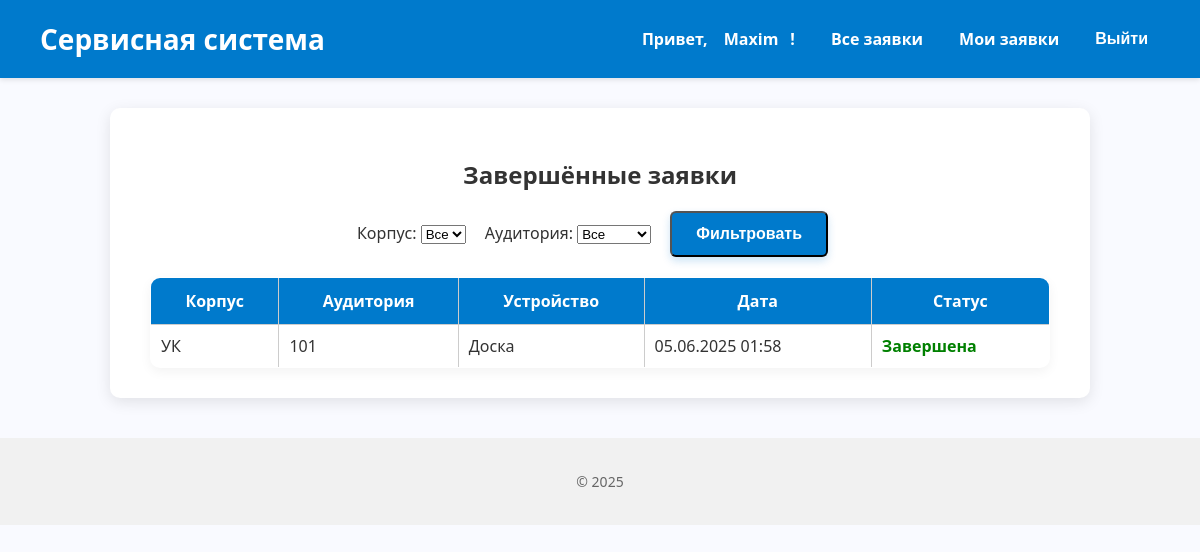
Screenshot of /completed-requests/ (signed in) with the database file from the repository.
### core/models.py (models this page shows, shortened)
class User(AbstractUser):
    ROLE_CHOICES = [
        ('admin', 'Администратор'),
        ('engineer', 'Инженер'),
        ('teacher', 'Преподаватель'),
    ]
    role = models.CharField(max_length=20, choices=ROLE_CHOICES, blank=True, null=True)

class ServiceRequest(models.Model):
    device = models.ForeignKey(Device, on_delete=models.CASCADE, related_name='service_requests', verbose_name="Устройство")
    created_by = models.ForeignKey(
        settings.AUTH_USER_MODEL, on_delete=models.SET_NULL,
        null=True, related_name='requests_created', verbose_name="Создал"
    )
    assigned_engineer = models.ForeignKey(
        settings.AUTH_USER_MODEL, on_delete=models.SET_NULL,
        null=True, blank=True, related_name='assigned_requests', verbose_name="Инженер"
    )
    created_at = models.DateTimeField("Дата создания", auto_now_add=True)
    description = models.TextField("Описание проблемы")
    is_completed = models.BooleanField("Завершено", default=False)
    requires_replacement = models.BooleanField("Требуется замена", default=False)
    is_paused = models.BooleanField("Приостановлена (ожидание замены)", default=False)
    replacement_requested = models.BooleanField("Запрос на замену оборудования", default=False)
    class Meta:
        verbose_name = "Заявка на обслуживание"
        verbose_name_plural = "Заявки на обслуживание"
    @property
    def status(self):
        if self.is_completed:
            return "Завершена"
        if self.is_paused:
            return "Приостановлена (ожидание замены)"
        return "В процессе"

class Device(models.Model):
    cabinet = models.ForeignKey(Cabinet, on_delete=models.CASCADE, related_name='devices', verbose_name="Кабинет")
    name = models.CharField("Название устройства", max_length=100)
    serial_number = models.CharField("Серийный номер", max_length=100, unique=True)
    purchase_date = models.DateField("Дата покупки")
    cost = models.DecimalField("Стоимость", max_digits=10, decimal_places=2)
    class Meta:
        verbose_name = "Устройство"
        verbose_name_plural = "Устройства"

class Cabinet(models.Model):
    number = models.CharField("Номер кабинета", max_length=10)
    building = models.CharField("Корпус", max_length=50)
    class Meta:
        verbose_name = "Кабинет"
        verbose_name_plural = "Кабинеты"

### core/views.py (the view)
# urls.py: path('completed-requests/', views.completed_requests, name='completed_requests'),
@login_required
@engineer_required
def completed_requests(request):
    qs = ServiceRequest.objects.filter(
        is_completed=True
    ).select_related('device__cabinet').order_by('-created_at')
    building = request.GET.get('building')
    cabinet_id = request.GET.get('cabinet')
    if building:
        qs = qs.filter(device__cabinet__building=building)
    if cabinet_id:
        qs = qs.filter(device__cabinet__id=cabinet_id)
    buildings = Cabinet.objects.values_list('building', flat=True).distinct()
    cabinets = Cabinet.objects.all()
    return render(request, 'engineer/completed_requests.html', {
        'requests': qs,
        'buildings': buildings,
        'cabinets': cabinets,
        'selected_building': building,
        'selected_cabinet': cabinet_id,
        'title': 'Завершённые заявки',
    })

### core/templates/engineer/completed_requests.html (shortened to what this page needs)
{% extends 'base.html' %}
{% block content %}
<h2 style="text-align: center;">{% if title %}{{ title }}{% else %}Заявки{% endif %}</h2>
<form method="get" class="action-buttons" style="margin-bottom: 20px;">
  <label>
    Корпус:
    <select name="building">
      <option value="">Все</option>
    </select>
  </label>
  <label style="margin-left: 15px;">
    Аудитория:
    <select name="cabinet">
      <option value="">Все</option>
    </select>
  </label>
  <button type="submit" class="btn" style="margin-left: 15px;">Фильтровать</button>
</form>
{% if requests %}
  <table style="width: 100%; border-collapse: collapse; border: 1px solid #ccc; border-radius: 10px; overflow: hidden; box-shadow: 0 4px 12px rgba(0,0,0,0.05);">
    <thead>
      <tr style="background-color: #007acc; color: white;">
        <th style="padding: 12px; border: 1px solid #ccc;">Корпус</th>
        <th style="padding: 12px; border: 1px solid #ccc;">Аудитория</th>
        <th style="padding: 12px; border: 1px solid #ccc;">Устройство</th>
        <th style="padding: 12px; border: 1px solid #ccc;">Дата</th>
        <th style="padding: 12px; border: 1px solid #ccc;">Статус</th>
      </tr>
    </thead>
    <tbody>
      {% for req in requests %}
        <tr style="background-color: white;">
          <td style="padding: 10px; border: 1px solid #ccc;">{{ req.device.cabinet.building }}</td>
          <td style="padding: 10px; border: 1px solid #ccc;">{{ req.device.cabinet.number }}</td>
          <td style="padding: 10px; border: 1px solid #ccc;">{{ req.device.name }}</td>
          <td style="padding: 10px; border: 1px solid #ccc;">{{ req.created_at|date:"d.m.Y H:i" }}</td>
          <td style="padding: 10px; border: 1px solid #ccc; font-weight: 600;
            {% if not req.assigned_engineer %}
              color: red;
            {% elif req.is_paused %}
              color: orange;
            {% elif not req.is_completed %}
              color: orange;
            {% else %}
              color: green;
            {% endif %}">
            {{ req.status }}
          </td>
        </tr>
      {% endfor %}
    </tbody>
  </table>
{% else %}
  <p style="text-align: center; margin-top: 20px;">Заявок нет.</p>
{% endif %}
{% endblock %}

### core/templates/base.html (shortened to what this page needs)
<!DOCTYPE html>
<html lang="ru">
<head>
</head>
<body>
  <header>
    <h1>Сервисная система</h1>
    <nav>
      {% if user.is_authenticated %}
        <span>Привет, <a href="{% url 'profile' %}">{{ user.username }}</a>!</span>
        {% if user.role == 'teacher' %}
          <a href="{% url 'create_request' %}" class="{% if request.path == '/create-request/' %}active{% endif %}">Создать заявку</a>
          <a href="{% url 'my_requests' %}" class="{% if request.path == '/my-requests/' %}active{% endif %}">Мои заявки</a>
        {% elif user.role == 'engineer' %}
          <a href="{% url 'all_active_requests' %}" class="{% if request.path == '/engineer/all-active/' %}active{% endif %}">Все заявки</a>
          <a href="{% url 'my_active_requests' %}" class="{% if request.path == '/engineer/my-active/' %}active{% endif %}">Мои заявки</a>
        {% elif user.role == 'admin' %}
          <a href="{% url 'admin_active_requests' %}" class="{% if request.path == '/dashboard/admin/active/' %}active{% endif %}">Активные</a>
          <a href="{% url 'admin_completed_requests' %}" class="{% if request.path == '/dashboard/admin/completed/' %}active{% endif %}">Завершённые</a>
        {% endif %}
        <form method="post" action="{% url 'logout' %}" class="logout-form">
          <button type="submit">Выйти</button>
        </form>
      {% else %}
        {% if request.path != '/login/' %}
          <a href="{% url 'login' %}">Войти</a>
        {% endif %}
      {% endif %}
    </nav>
  </header>
  <main>
    {% block content %}{% endblock %}
  </main>
  <footer>
    <p>© 2025</p>
  </footer>
</body>
</html>

### core/templates/base.html (style rules this page uses)
body { font-family: 'Segoe UI', Tahoma, Geneva, Verdana, sans-serif; background-color: #f9faff; margin: 0; padding: 0; color: #333; }
header { background-color: #007acc; color: white; padding: 20px 40px; box-shadow: 0 2px 5px rgba(0,0,0,0.1); display: flex; align-items: center; justify-content: space-between; }
header h1 { margin: 0; font-weight: 700; font-size: 28px; }
nav { display: flex; align-items: center; gap: 12px; }
nav a, nav span { color: white; font-weight: 600; text-decoration: none; padding: 6px 12px; border-radius: 4px; transition: background-color 0.3s ease; }
main { max-width: 900px; margin: 30px auto; background-color: white; padding: 30px 40px; border-radius: 10px; box-shadow: 0 4px 15px rgba(0,0,0,0.1); }
footer { text-align: center; color: #666; padding: 20px 0; font-size: 14px; background-color: #f1f1f1; margin-top: 40px; }
.action-buttons { margin-top: 20px; text-align: center; }
.action-buttons .btn { display: inline-block; background-color: #007acc; color: white; text-decoration: none; padding: 12px 24px; margin-right: 15px; border-radius: 6px; font-weight: 600; font-size: 16px; transition: background-color 0.3s ease; box-shadow: 0 4px 8px rgba(0,122,204,0.2); }
form.logout-form { display: inline; }
form.logout-form button { background: none; border: none; color: white; cursor: pointer; padding: 6px 12px; font-weight: 600; font-size: 1em; border-radius: 4px; transition: background-color 0.3s ease; }

### rows the page displays
User: username "Maxim"
ServiceRequest: device.cabinet.building "УК", device.cabinet.number "101", device.name "Доска", created_at "05.06.2025 01:58", status "Завершена"

### other values shown
{{ title }} "Завершённые заявки"
